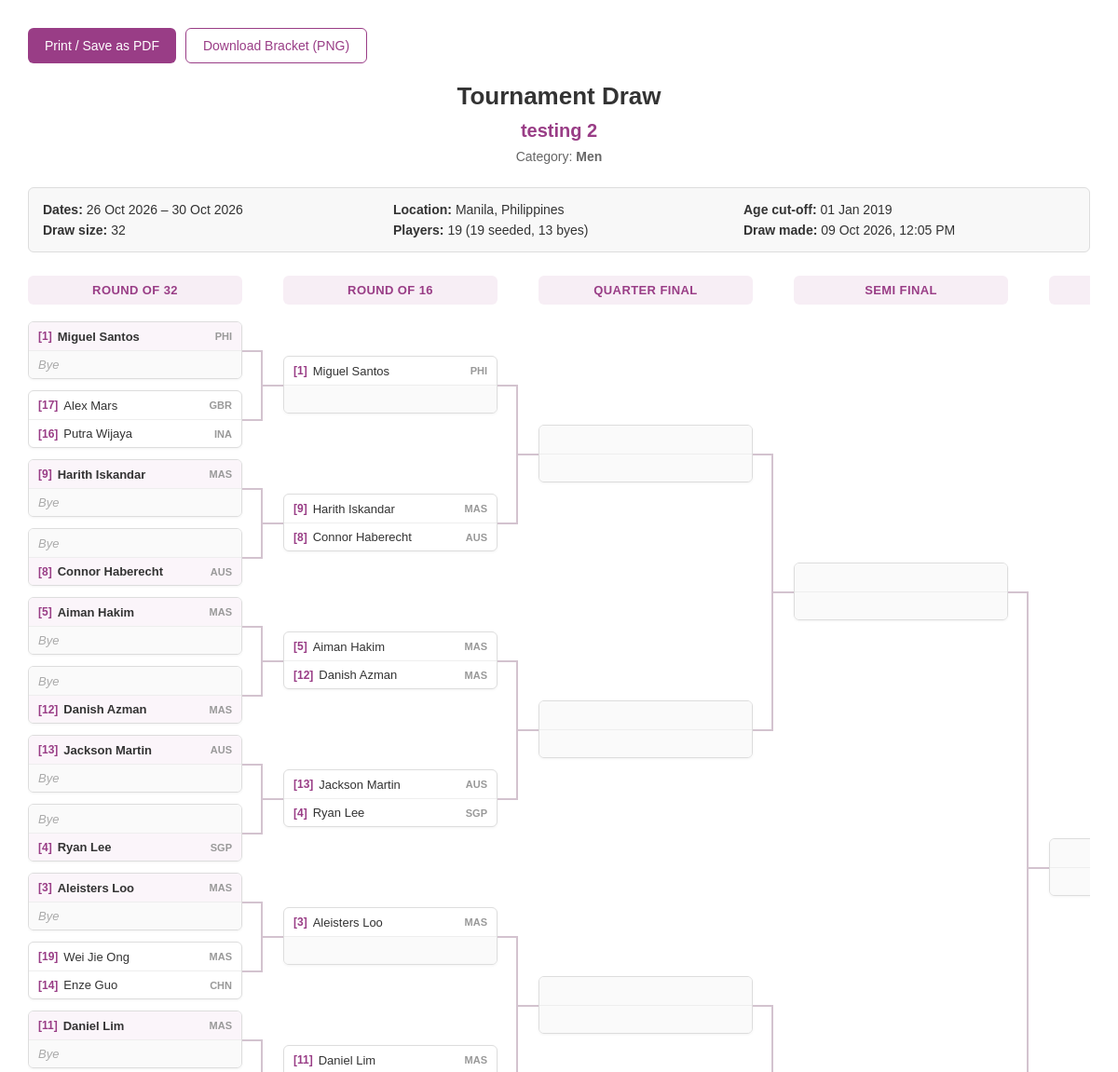
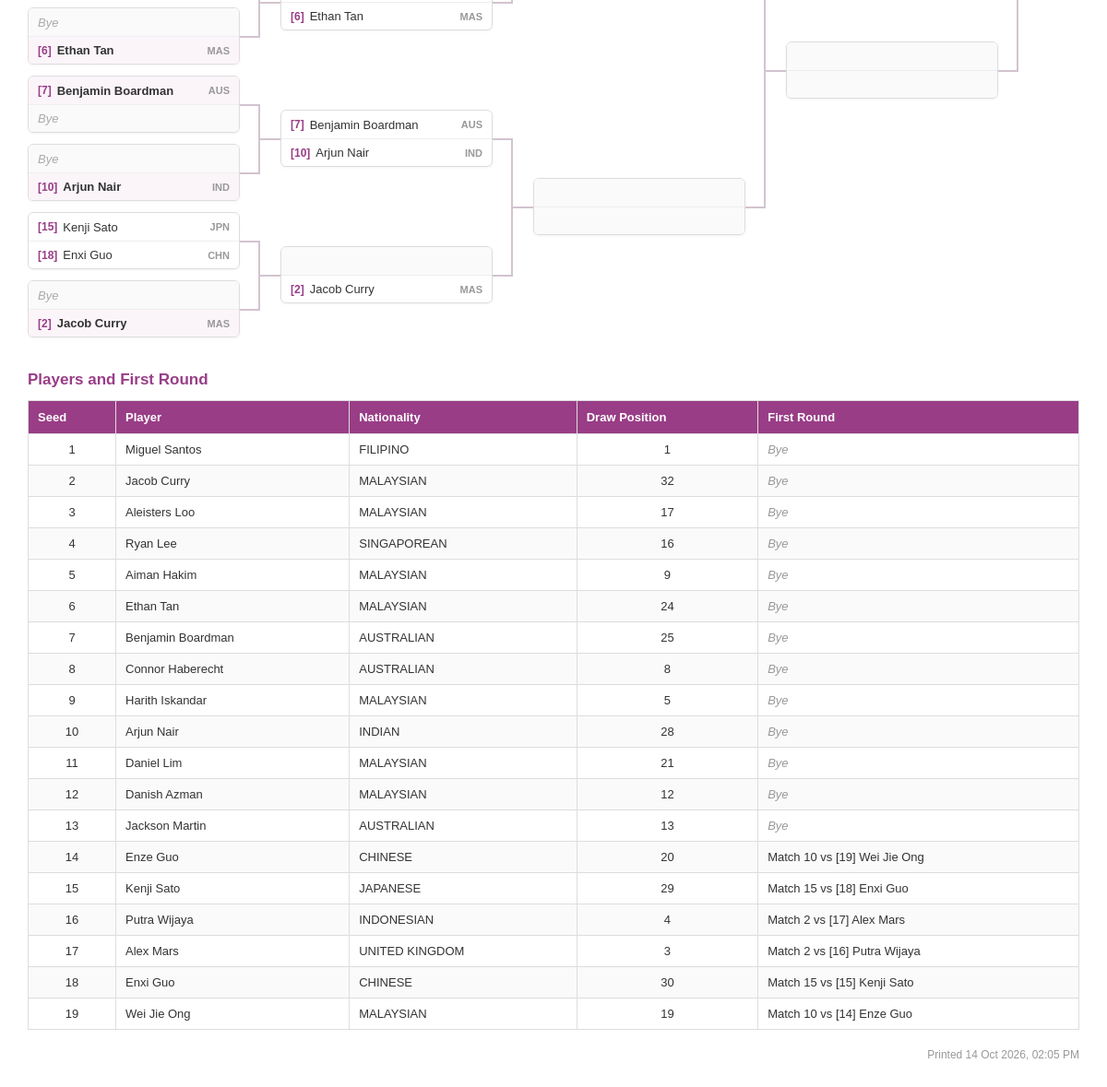
Page /admin/admin_draw_report.php?id=57&category=Men (signed in) on the committed database (2 pictures, top to bottom).
### tables this page shows
CREATE TABLE `tournament` (
  `tournamentID` int(11) NOT NULL,
  `tournament_startdate` datetime NOT NULL,
  `tournament_enddate` datetime NOT NULL,
  `tournament_name` varchar(255) NOT NULL,
  `tournament_description` mediumtext NOT NULL,
  `tournament_detail_link` varchar(255) NOT NULL,
  `tournament_location` varchar(255) NOT NULL,
  `tournament_country` varchar(100) DEFAULT NULL,
  `tournament_fee` varchar(255) NOT NULL,
  `tournament_deadline` datetime NOT NULL,
  `tournament_age_cutoff` date DEFAULT NULL,
  `tournament_type` varchar(50) NOT NULL,
  `tournament_tshirt_size` varchar(255) DEFAULT NULL,
  `tournament_picture` varchar(255) DEFAULT NULL,
  `registration_field` varchar(10000) NOT NULL,
  `creatorID` varchar(255) NOT NULL
);

CREATE TABLE `matches` (
  `matchID` int(11) NOT NULL,
  `tournamentID` int(11) NOT NULL,
  `category_registered` varchar(255) NOT NULL,
  `round_number` int(11) NOT NULL,
  `round_name` varchar(50) NOT NULL,
  `match_number` int(11) NOT NULL,
  `player1ID` varchar(255) DEFAULT NULL,
  `player2ID` varchar(255) DEFAULT NULL,
  `player1_seed` int(11) DEFAULT NULL,
  `player2_seed` int(11) DEFAULT NULL,
  `player1_score` int(11) DEFAULT NULL,
  `player2_score` int(11) DEFAULT NULL,
  `winnerID` varchar(255) DEFAULT NULL,
  `next_matchID` int(11) DEFAULT NULL,
  `next_match_position` enum('player1','player2') DEFAULT NULL,
  `match_status` enum('Pending','Completed') DEFAULT 'Pending',
  `created_at` datetime DEFAULT current_timestamp()
);

CREATE TABLE `players` (
  `playerID` varchar(255) NOT NULL COMMENT 'Player ID',
  `player_email` varchar(255) DEFAULT NULL COMMENT 'Email',
  `player_password` varchar(50) NOT NULL COMMENT 'Player Password',
  `player_full_name` varchar(255) NOT NULL COMMENT 'Full Name',
  `player_first_name` varchar(255) NOT NULL COMMENT 'First Name',
  `player_last_name` varchar(255) NOT NULL COMMENT 'Last Name',
  `player_nationalid` varchar(255) DEFAULT NULL COMMENT 'IC',
  `player_passport` varchar(255) NOT NULL COMMENT 'Passport',
  `player_dob` date NOT NULL COMMENT 'Date of Birth',
  `player_gender` varchar(10) NOT NULL COMMENT 'Gender',
  `player_nationality` varchar(255) NOT NULL COMMENT 'Nationality',
  `player_contact` varchar(50) NOT NULL COMMENT 'Contact Number',
  `player_register` timestamp NOT NULL DEFAULT current_timestamp() COMMENT 'Registration Date',
  `asf_member_no` varchar(255) DEFAULT NULL COMMENT 'ASF Membership No',
  `spin_number` varchar(255) DEFAULT NULL COMMENT 'WSF Spin No',
  `national_ranking` varchar(255) DEFAULT NULL COMMENT 'National Ranking',
  `ajss_ranking` varchar(255) NOT NULL COMMENT 'AJSS Ranking',
  `world_ranking` varchar(255) NOT NULL COMMENT 'World Ranking',
  `player_status` varchar(7) NOT NULL COMMENT 'Status',
  `player_active` enum('active','inactive') NOT NULL DEFAULT 'active' COMMENT 'Active Status',
  `player_profile` varchar(255) DEFAULT NULL COMMENT 'Profile Picture'
);

### admin/admin_draw_report.php (the view, shortened to what this page needs)
<?php
require_once 'admin_auth.php';
require 'admin_draw_functions.php';
$tournamentID = isset($_GET['id']) ? intval($_GET['id']) : 0;
$category = isset($_GET['category']) ? trim($_GET['category']) : '';
$stmt = $conn->prepare("SELECT * FROM tournament WHERE tournamentID = ?");
$stmt->bind_param("i", $tournamentID);
$stmt->execute();
$tournament = $stmt->get_result()->fetch_assoc();
$draw = loadDraw($conn, $tournamentID, $category);
$drawSize = count($draw[1]) * 2;
$drawMade = reset($draw[1])['created_at'];
$players = [];
foreach ($draw[1] as $match) {
    foreach ([1, 2] as $number) {
        $other = $number === 1 ? 2 : 1;
        if ($match['player' . $number . 'ID'] === null) {
            continue;
        }
        $players[] = [
            'seed' => $match['player' . $number . '_seed'],
            'name' => $match['player' . $number . '_name'] ?? $match['player' . $number . 'ID'],
            'nationality' => $match['player' . $number . '_nationality'],
            'position' => ((int)$match['match_number'] - 1) * 2 + $number,
            'match' => (int)$match['match_number'],
            'opponent' => $match['player' . $other . 'ID'] === null
                ? null
                : ($match['player' . $other . '_name'] ?? $match['player' . $other . 'ID']),
            'opponent_seed' => $match['player' . $other . '_seed']
        ];
    }
}
usort($players, function ($a, $b) {
    if (($a['seed'] === null) !== ($b['seed'] === null)) {
        return $a['seed'] === null ? 1 : -1;
    }
    if ($a['seed'] !== null) {
        return $a['seed'] - $b['seed'];
    }
    return strcasecmp($a['name'], $b['name']);
});
$seededCount = count(array_filter($players, function ($player) {
    return $player['seed'] !== null;
}));
$byes = $drawSize - count($players);
function reportDate($value, $format = 'd M Y')
{
    $time = strtotime($value ?? '');
    return ($time && strpos($value, '0000') !== 0) ? date($format, $time) : '-';
}
?>
<!DOCTYPE html>
<html lang="en">
<head>
    <link rel="stylesheet" href="assets/draw.css?v=<?= filemtime(__DIR__ . '/assets/draw.css') ?>">
</head>
<body>
<div class="report-container">
    <div class="report-buttons">
        <button type="button" class="print-button" onclick="window.print();">
            Print / Save as PDF
        </button>
        <button type="button" class="print-button outline"
                onclick="downloadBracket(this, <?= htmlspecialchars(json_encode(bracketFileName($tournament, $category)), ENT_QUOTES) ?>, <?= htmlspecialchars(json_encode($tournament['tournament_name'] . ' - ' . $category), ENT_QUOTES) ?>)">
            Download Bracket (PNG)
        </button>
    </div>
    <div class="report-header">
        <h1>Tournament Draw</h1>
        <h2><?= htmlspecialchars($tournament['tournament_name']) ?></h2>
        <p>
            Category:
            <strong><?= htmlspecialchars($category) ?></strong>
        </p>
    </div>
    <div class="report-info">
        <p>
            <strong>Dates:</strong>
            <?= reportDate($tournament['tournament_startdate']) ?>
            &ndash;
            <?= reportDate($tournament['tournament_enddate']) ?>
        </p>
        <p>
            <strong>Location:</strong>
            <?= htmlspecialchars(trim(($tournament['tournament_location'] ?? '') . (!empty($tournament['tournament_country']) ? ', ' . $tournament['tournament_country'] : '')) ?: '-') ?>
        </p>
        <p>
            <strong>Age cut-off:</strong>
            <?= reportDate($tournament['tournament_age_cutoff']) ?>
        </p>
        <p>
            <strong>Draw size:</strong>
            <?= $drawSize ?>
        </p>
        <p>
            <strong>Players:</strong>
            <?= count($players) ?>
            (<?= $seededCount ?> seeded, <?= $byes ?> bye<?= $byes === 1 ? '' : 's' ?>)
        </p>
        <p>
            <strong>Draw made:</strong>
            <?= reportDate($drawMade, 'd M Y, h:i A') ?>
        </p>
    </div>
    <div class="report-bracket">
        <?php renderBracket($draw); ?>
    </div>
    <div class="player-list">
        <h3 class="section-heading">Players and First Round</h3>
        <table class="report-table">
            <thead>
                <tr>
                    <th class="center">Seed</th>
                    <th>Player</th>
                    <th>Nationality</th>
                    <th class="center">Draw Position</th>
                    <th>First Round</th>
                </tr>
            </thead>
            <tbody>
                <?php foreach ($players as $player): ?>
                    <tr>
                        <td class="center">
                            <?= $player['seed'] !== null ? (int)$player['seed'] : '-' ?>
                        </td>
                        <td><?= htmlspecialchars($player['name']) ?></td>
                        <td><?= htmlspecialchars($player['nationality'] ?: '-') ?></td>
                        <td class="center"><?= $player['position'] ?></td>
                        <td>
                            <?php if ($player['opponent'] === null): ?>
                                <span class="muted">Bye</span>
                            <?php else: ?>
                                Match <?= $player['match'] ?> vs
                                <?php if ($player['opponent_seed'] !== null): ?>
                                    [<?= (int)$player['opponent_seed'] ?>]
                                <?php endif; ?>
                                <?= htmlspecialchars($player['opponent']) ?>
                            <?php endif; ?>
                        </td>
                    </tr>
                <?php endforeach; ?>
            </tbody>
        </table>
    </div>
    <p class="report-footer">
        Printed <?= date('d M Y, h:i A') ?>
    </p>
</div>
</body>
</html>

### admin/admin_draw_functions.php (shortened to what this page needs)
<?php
function loadDraw($conn, $tournamentID, $category)
{
    $stmt = $conn->prepare("
        SELECT
            m.*,
            p1.player_full_name AS player1_name,
            p1.player_nationality AS player1_nationality,
            p2.player_full_name AS player2_name,
            p2.player_nationality AS player2_nationality
        FROM matches m
        LEFT JOIN players p1
            ON p1.playerID = m.player1ID
        LEFT JOIN players p2
            ON p2.playerID = m.player2ID
        WHERE m.tournamentID = ?
        AND m.category_registered = ?
        ORDER BY m.round_number ASC, m.match_number ASC
    ");
    $stmt->bind_param("is", $tournamentID, $category);
    $stmt->execute();
    $result = $stmt->get_result();
    $rounds = [];
    while ($match = $result->fetch_assoc()) {
        $rounds[(int)$match['round_number']][(int)$match['match_number']] = $match;
    }
    return $rounds;
}
function countryCode($nationality)
{
    $codes = [
        'MALAYSIAN' => 'MAS', 'SINGAPOREAN' => 'SGP', 'AUSTRALIAN' => 'AUS',
        'CHINESE' => 'CHN', 'HONG KONG' => 'HKG', 'JAPANESE' => 'JPN',
        'KOREAN' => 'KOR', 'SOUTH KOREAN' => 'KOR', 'INDIAN' => 'IND',
        'INDONESIAN' => 'INA', 'PHILIPPINE' => 'PHI', 'FILIPINO' => 'PHI',
        'THAI' => 'THA', 'CANADIAN' => 'CAN', 'AMERICAN' => 'USA',
        'BRITISH' => 'GBR', 'UNITED KINGDOM' => 'GBR', 'UNITED STATES' => 'USA', 'ENGLISH' => 'ENG', 'NEW ZEALANDER' => 'NZL',
        'PAKISTANI' => 'PAK', 'SRI LANKAN' => 'SRI', 'EGYPTIAN' => 'EGY',
        'TAIWANESE' => 'TPE', 'MACANESE' => 'MAC'
    ];
    $nationality = strtoupper(trim($nationality));
    return $codes[$nationality] ?? substr($nationality, 0, 3);
}
function drawPlayerLine($match, $number)
{
    $id = $match['player' . $number . 'ID'];
    $name = $match['player' . $number . '_name'];
    $seed = $match['player' . $number . '_seed'];
    $nationality = $match['player' . $number . '_nationality'];
    $isWinner = $id !== null && $match['winnerID'] === $id;
    if ($id === null) {
        $label = (int)$match['round_number'] === 1 ? 'Bye' : '';
        ?>
        <div class="draw-player empty">
            <span class="player-name"><?= $label ?></span>
        </div>
        <?php
        return;
    }
    ?>
    <div class="draw-player <?= $isWinner ? 'winner' : '' ?>">
        <?php if ($seed !== null): ?>
            <span class="seed">[<?= (int)$seed ?>]</span>
        <?php endif; ?>
        <span class="player-name" title="<?= htmlspecialchars($name ?? $id) ?>">
            <?= htmlspecialchars($name ?? $id) ?>
        </span>
        <?php if (!empty($nationality)): ?>
            <span class="country"><?= htmlspecialchars(countryCode($nationality)) ?></span>
        <?php endif; ?>
    </div>
    <?php
}
function bracketFileName($tournament, $category)
{
    $name = preg_replace('/[^A-Za-z0-9]+/', '_', $tournament['tournament_name'] . ' ' . $category);
    return 'Draw_' . trim($name, '_') . '.png';
}
function renderBracket($draw)
{
    ?>
        <div class="bracket">
            <?php foreach ($draw as $roundNumber => $matches): ?>
                <?php $first = reset($matches); ?>
                <div class="round">
                    <h3 class="round-title"><?= htmlspecialchars($first['round_name']) ?></h3>
                    <div class="round-matches">
                        <?php foreach (array_chunk($matches, 2) as $pair): ?>
                            <div class="match-pair <?= count($pair) === 2 ? 'joined' : '' ?>">
                                <?php foreach ($pair as $match): ?>
                                    <div class="match-slot">
                                        <div class="match">
                                            <?php drawPlayerLine($match, 1); ?>
                                            <?php drawPlayerLine($match, 2); ?>
                                        </div>
                                    </div>
                                <?php endforeach; ?>
                            </div>
                        <?php endforeach; ?>
                    </div>
                </div>
            <?php endforeach; ?>
        </div>
    <?php
}

### admin/assets/draw.css (style rules this page uses)
.bracket { display: flex; gap: 44px; width: max-content; }
.round { display: flex; flex-direction: column; width: 230px; }
.round-title { margin: 0 0 12px; padding: 8px 10px; background: #f7eef5; border-radius: 6px; color: #993D86; font-size: 13px; font-weight: 700; text-align: center; text-transform: uppercase; letter-spacing: 0.4px; }
.round-matches { flex: 1; display: flex; flex-direction: column; }
.match-pair { position: relative; flex: 1; display: flex; flex-direction: column; }
.match-slot { position: relative; flex: 1; display: flex; align-items: center; padding: 6px 0; }
.round:not(:last-child) .match-slot::after { content: ""; position: absolute; top: 50%; right: -22px; width: 22px; border-top: 2px solid #d3c3cf; }
.round:not(:last-child) .match-pair.joined::after { content: ""; position: absolute; top: 25%; bottom: 25%; right: -22px; border-right: 2px solid #d3c3cf; }
.round:not(:first-child) .match-slot::before { content: ""; position: absolute; top: 50%; left: -22px; width: 22px; border-top: 2px solid #d3c3cf; }
.match { position: relative; width: 100%; background: #ffffff; border: 1px solid #ddd; border-radius: 6px; box-shadow: 0 1px 3px rgba(0, 0, 0, 0.05); overflow: hidden; }
.draw-player { display: flex; align-items: center; gap: 6px; height: 30px; padding: 0 10px; font-size: 13px; color: #333; }
.draw-player + .draw-player { border-top: 1px solid #eee; }
.draw-player .seed { color: #993D86; font-size: 12px; font-weight: 700; }
.draw-player .player-name { flex: 1; min-width: 0; white-space: nowrap; overflow: hidden; text-overflow: ellipsis; }
.draw-player .country { color: #999; font-size: 11px; font-weight: 600; }
.draw-player.winner { background: #fbf5fa; font-weight: 700; }
.draw-player.empty { background: #fafafa; }
.draw-player.empty .player-name { color: #aaa; font-style: italic; }

### admin/admin_draw_report.php (style rules this page uses)
* { box-sizing: border-box; }
body { margin: 0; padding: 30px; font-family: Arial, Helvetica, sans-serif; background: #ffffff; color: #333; }
.report-container { width: 100%; max-width: 1200px; margin: 0 auto; }
.report-buttons { display: flex; gap: 10px; margin-bottom: 20px; }
.print-button { display: inline-block; padding: 10px 18px; background: #993D86; color: #ffffff; border: none; border-radius: 6px; text-decoration: none; cursor: pointer; font-size: 14px; font-family: inherit; }
.print-button.outline { background: #ffffff; color: #993D86; border: 1px solid #993D86; }
.report-header { text-align: center; margin-bottom: 25px; }
.report-header h1 { margin: 0 0 10px; font-size: 26px; color: #333; }
.report-header h2 { margin: 0 0 8px; font-size: 20px; color: #993D86; }
.report-header p { margin: 4px 0; font-size: 14px; color: #666; }
.report-info { display: grid; grid-template-columns: repeat(3, minmax(0, 1fr)); gap: 6px 20px; margin-bottom: 25px; padding: 15px; border: 1px solid #ddd; background: #f8f8f8; border-radius: 6px; }
.report-info p { margin: 0; font-size: 14px; }
.section-heading { margin: 0 0 12px; font-size: 17px; color: #993D86; }
.report-bracket { margin-bottom: 30px; overflow-x: auto; }
.report-table { width: 100%; border-collapse: collapse; }
.report-table th { padding: 10px; background: #993D86; color: #ffffff; border: 1px solid #ddd; font-size: 13px; text-align: left; }
.report-table td { padding: 9px 10px; border: 1px solid #ddd; font-size: 13px; }
.report-table tbody tr:nth-child(even) { background: #fafafa; }
.center { text-align: center; }
.muted { color: #999; font-style: italic; }
.report-footer { margin-top: 20px; color: #999; font-size: 12px; text-align: right; }

### rows in the picture
tournament: tournament_name "testing 2", tournament_startdate "26 Oct 2026", tournament_enddate "30 Oct 2026", tournament_location+tournament_country "Manila, Philippines", tournament_age_cutoff "01 Jan 2019"
matches: created_at "09 Oct 2026, 12:05 PM", round_name "ROUND OF 32", player1_seed "1", players.player_full_name "Miguel Santos", players.player_nationality "PHI", round_number "Bye"
matches: player1_seed "17 16", players.player_full_name "Alex Mars Putra Wijaya", players.player_nationality "GBR INA", player2_seed "16", players.player_full_name "Putra Wijaya", players.player_nationality "INDONESIAN", position "4", match_number "2", player1_seed "17", players.player_full_name "Alex Mars", players.player_nationality "UNITED KINGDOM", position "3"
matches: player1_seed "9", players.player_full_name "Harith Iskandar", players.player_nationality "MAS", round_number "Bye", players.player_nationality "MALAYSIAN", position "5"
matches: round_number "Bye", player2_seed "8", players.player_full_name "Connor Haberecht", players.player_nationality "AUS", players.player_nationality "AUSTRALIAN"
matches: player1_seed "5", players.player_full_name "Aiman Hakim", players.player_nationality "MAS", round_number "Bye"
matches: round_number "Bye", player2_seed "12", players.player_full_name "Danish Azman", players.player_nationality "MAS", players.player_nationality "MALAYSIAN"
matches: player1_seed "13", players.player_full_name "Jackson Martin", players.player_nationality "AUS", round_number "Bye", players.player_nationality "AUSTRALIAN"
matches: round_number "Bye", player2_seed "4", players.player_full_name "Ryan Lee", players.player_nationality "SGP", players.player_nationality "SINGAPOREAN", position "16"
matches: player1_seed "3", players.player_full_name "Aleisters Loo", players.player_nationality "MAS", round_number "Bye", players.player_nationality "MALAYSIAN", position "17"
matches: player1_seed "19 14", players.player_full_name "Wei Jie Ong Enze Guo", players.player_nationality "MAS CHN", player2_seed "14", players.player_full_name "Enze Guo", players.player_nationality "CHINESE", position "20", match_number "10", player1_seed "19", players.player_full_name "Wei Jie Ong", players.player_nationality "MALAYSIAN"
matches: player1_seed "11", players.player_full_name "Daniel Lim", players.player_nationality "MAS", round_number "Bye"
matches: round_number "Bye", player2_seed "6", players.player_full_name "Ethan Tan", players.player_nationality "MAS", players.player_nationality "MALAYSIAN", position "24"
matches: player1_seed "7", players.player_full_name "Benjamin Boardman", players.player_nationality "AUS", round_number "Bye", players.player_nationality "AUSTRALIAN", position "25"
matches: round_number "Bye", player2_seed "10", players.player_full_name "Arjun Nair", players.player_nationality "IND", players.player_nationality "INDIAN", position "28"
matches: player1_seed "15 18", players.player_full_name "Kenji Sato Enxi Guo", players.player_nationality "JPN CHN", player1_seed "15", players.player_full_name "Kenji Sato", players.player_nationality "JAPANESE", position "29", match_number "15", player2_seed "18", players.player_full_name "Enxi Guo", players.player_nationality "CHINESE", position "30"
matches: round_number "Bye", player2_seed "2", players.player_full_name "Jacob Curry", players.player_nationality "MAS", players.player_nationality "MALAYSIAN", position "32"
matches: round_name "ROUND OF 16", player1_seed "1", players.player_full_name "Miguel Santos", players.player_nationality "PHI"
matches: player1_seed "9 8", players.player_full_name "Harith Iskandar Connor Haberecht", players.player_nationality "MAS AUS"
matches: player1_seed "5 12", players.player_full_name "Aiman Hakim Danish Azman", players.player_nationality "MAS MAS"
matches: player1_seed "13 4", players.player_full_name "Jackson Martin Ryan Lee", players.player_nationality "AUS SGP"
matches: player1_seed "3", players.player_full_name "Aleisters Loo", players.player_nationality "MAS"
matches: player1_seed "11 6", players.player_full_name "Daniel Lim Ethan Tan", players.player_nationality "MAS MAS"
matches: player1_seed "7 10", players.player_full_name "Benjamin Boardman Arjun Nair", players.player_nationality "AUS IND"
matches: round_number "2", players.player_full_name "Jacob Curry", round_number.player_nationality "MAS"
matches: round_name "QUARTER FINAL"
matches: round_name "SEMI FINAL"

### other values in the picture
$category "Men"
$drawSize "32"
count($players) "19"
$seededCount "19"
$byes "13"
$player['seed'] "1"
$player['name'] "Miguel Santos"
$player['nationality'] ?: '-' "FILIPINO"
$player['position'] "1"
$player['seed'] "5"
$player['name'] "Aiman Hakim"
$player['nationality'] ?: '-' "MALAYSIAN"
$player['position'] "9"
$player['seed'] "11"
$player['name'] "Daniel Lim"
